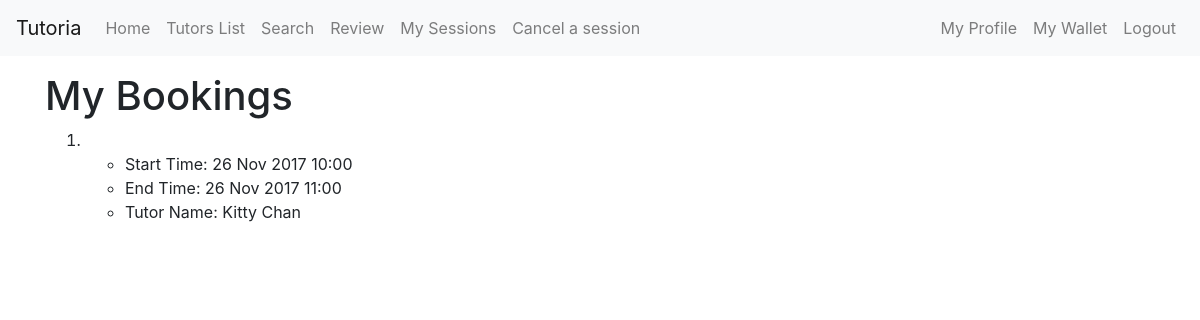
/students/my/ (signed in), run on an earlier commit of the app's database.
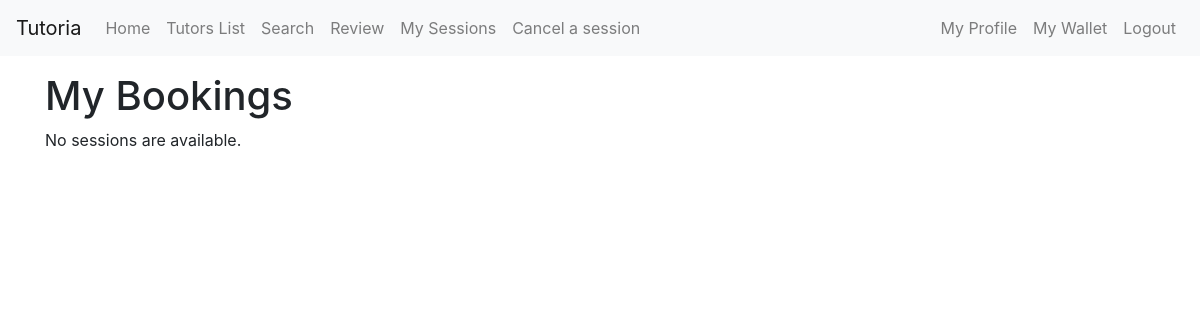
And on a later commit of the database.
### tutorial/models.py (models this page shows, shortened)
class Session(models.Model):
    start_time = models.DateTimeField()
    end_time = models.DateTimeField()
    isLocked = models.BooleanField(default=False)
    student = models.ForeignKey(Student, on_delete=models.CASCADE)
    tutor = models.ForeignKey(Tutor, on_delete=models.CASCADE)
    reviewed = models.BooleanField(default=False)

### tutors/models.py (models this page shows, shortened)
class Tutor(models.Model):
    tutor = models.OneToOneField(User, on_delete=models.CASCADE) #extends User class
    privateTutor = models.BooleanField(default=False)
    timePerSlot = models.PositiveIntegerField(default=60)
    university = models.CharField(max_length=50, blank=True)
    phoneNumber = models.CharField(max_length=8, blank=True)
    avatar = models.ImageField(upload_to=user_directory_path)
    introduction = models.TextField(max_length=100, blank=True)
    hourlyRate = models.PositiveIntegerField(default=0)
    rating = models.PositiveIntegerField(default=0)
    rate_time = models.PositiveIntegerField(default=0)
    show_tutor = models.BooleanField(default=True, blank=True)
    courseTaught = models.ManyToManyField(Course, blank=True)
    tags = models.ManyToManyField(Tag, blank=True)

### students/views.py (the view)
class MyBookingsList(generic.ListView):
    context_object_name = 'sessions_list'
    template_name = 'mySessions.html'
    def get_queryset(self):
        return Session.objects.filter(student__student=self.request.user)

### Tutoria/context_processors.py (called while the page is built)
def base_template_name_context_processor(request):
    base_template_name = 'base.html'
    if request.user.is_authenticated():
        if request.user.is_superuser:
            base_template_name = 'base_tutor.html'
        if Tutor.objects.filter(tutor=request.user):
            base_template_name = 'base_tutor.html'
    return {
        'base_template_name': base_template_name,
    }

### students/templates/mySessions.html
{% extends base_template_name %}
{% block content %}
<h1> My Bookings </h1>
{% if sessions_list %}
<ol>
  {% for session in sessions_list %}
  <li>
    <ul>
      <li>Start Time: {{ session.start_time|date:"d M Y" }} {{ session.start_time|time:"H:i" }}</li>
      <li>End Time: {{ session.end_time|date:"d M Y" }} {{ session.end_time|time:"H:i" }}</li>
      <li>Tutor Name: {{ session.tutor.tutor.first_name }} {{ session.tutor.tutor.last_name }}</li>
    </ul>
  </li>
  {% endfor %}
</ol>
{% else %}
<p>No sessions are available.</p>
{% endif %}
{% endblock %}

### templates/base.html (shortened to what this page needs)
{% load bootstrap4 %}
{% bootstrap_css %}
<html>
<head>
</head>
<body>
  <nav class="navbar sticky-top navbar-expand-lg navbar-light bg-light">
  <a class="navbar-brand" href="{% url 'index' %}">Tutoria</a>
  <div class="collapse navbar-collapse" id="navbarTogglerDemo03">
    <ul class="navbar-nav mr-auto mt-2 mt-md-0">
      <li class="nav-item">
        <a class="nav-link" href="{% url 'index' %}">Home</a>
      </li>
      {% if user.is_authenticated %}
      <li class="nav-item">
        <a class="nav-link" href="{% url 'tutors:tutor_index' %}">Tutors List</a>
      </li>
      <li class="nav-item">
        <a class="nav-link" href="{% url 'tutors:tutor_search' %}">Search</a>
      </li>
      <li class="nav-item">
        <a class="nav-link" href="{% url 'students:review_list' %}">Review</a>
      </li>
      <li class="nav-item">
        <a class="nav-link" href="{% url 'students:mybookings' %}">My Sessions</a>
      </li>
      <li class="nav-item">
        <a class="nav-link" href="{% url 'tutorial:session_list' %}">Cancel a session</a>
      </li>
        {% endif %}
    </ul>
    <ul class="navbar-nav my-2 my-lg-0">
      {% if user.is_authenticated %}
        <li class="nav-item">
          <a class="nav-link" href="{% url 'students:myprofile' %}">My Profile</a>
        </li>
        <li class="nav-item">
          <a class="nav-link" href="{% url 'students:student_wallet' %}">My Wallet</a>
        </li>
        <li class="nav-item">
          <a class="nav-link" href="{% url 'logout' %}">Logout</a>
        </li>
      {% else %}
        <a class="nav-link" href="{% url 'login' %}">Login</a>
        <a class="nav-link" href="{% url 'signup' %}">Sign Up</a>
      {% endif %}
    </ul>
  </div>
</nav>
  <div class="content container">
    {% block content %}
    {% endblock %}
  </div>
</body>
</html>

What changed in the data, as far as the page shows it:
removed Session: start_time "26 Nov 2017", start_time "10:00", end_time "26 Nov 2017", end_time "11:00", tutor.tutor.first_name "Kitty", tutor.tutor.last_name "Chan"
Also different on the page:
text now shown: "No sessions are available."
